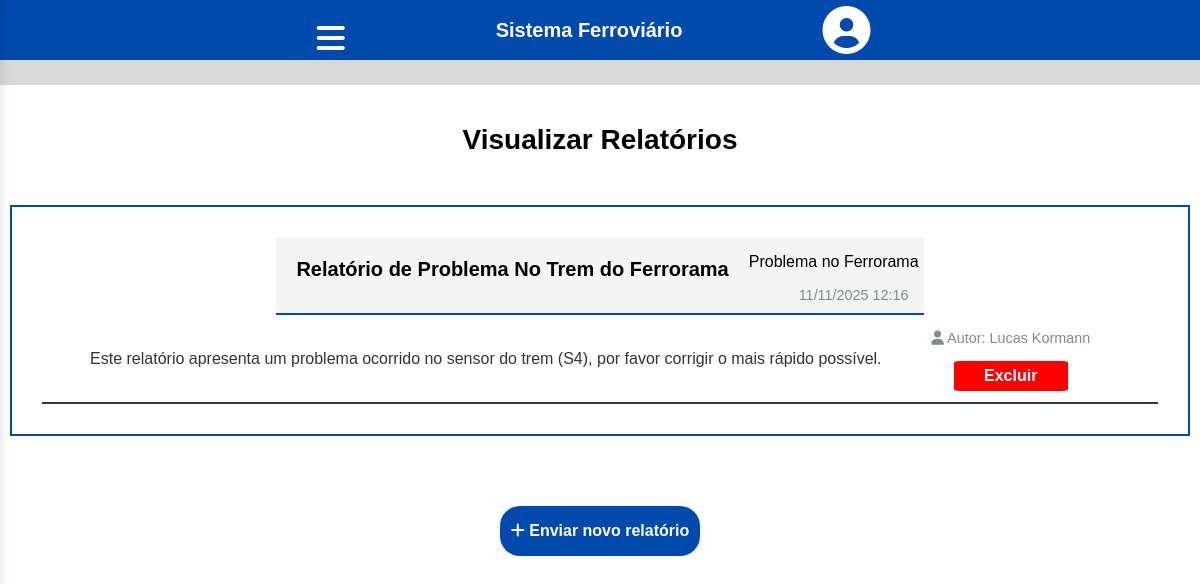
Screenshot of /visualizar_relatorios.php (signed in) with the database file from the repository.
### tables this page shows
CREATE TABLE relatorios(
  id_relatorio INT NOT NULL PRIMARY KEY AUTO_INCREMENT,
  nome_relatorio VARCHAR(255) NOT NULL,
  conteudo_relatorio TEXT NOT NULL,
  tipo_relatorio ENUM('bug_sistema', 'problema_ferrorama') NOT NULL DEFAULT 'problema_ferrorama',
  data_relatorio TIMESTAMP DEFAULT CURRENT_TIMESTAMP,
  autor_relatorio INT NOT NULL,
  FOREIGN KEY (autor_relatorio) REFERENCES usuarios(id_usuario)
);

CREATE TABLE usuarios(
  id_usuario INT NOT NULL PRIMARY KEY AUTO_INCREMENT,
  nome_funcionario VARCHAR(120) NOT NULL,
  nome_usuario VARCHAR(120) NOT NULL,
  email_usuario VARCHAR(255) NOT NULL UNIQUE,
  data_nascimento DATE NOT NULL,
  senha_usuario VARCHAR(255) NOT NULL,
  telefone_usuario VARCHAR(15) NOT NULL,
  cpf_usuario VARCHAR(14) NOT NULL UNIQUE,
  administrador BOOLEAN NOT NULL DEFAULT FALSE,
  cep_usuario VARCHAR (9) NOT NULL,
  logradouro_usuario VARCHAR(255) NOT NULL,
  bairro_usuario VARCHAR(255) NOT NULL,
  cidade_usuario VARCHAR(255) NOT NULL,
  uf_usuario VARCHAR(255) NOT NULL,
  foto_perfil VARCHAR(255) DEFAULT 'default.jpg'
);

### public/visualizar_relatorios.php (the view, shortened to what this page needs)
   <?php
        include("../includes/painel_completo.php");
        include("../includes/conexao.php");
        try {
    $sql_relatorios = "SELECT r.*, u.nome_funcionario
                       FROM relatorios r
                       INNER JOIN usuarios u ON r.autor_relatorio = u.id_usuario
                       ORDER BY r.data_relatorio DESC";
    $stmt = $conn->prepare($sql_relatorios);
    $stmt->execute();
    $relatorios = $stmt->fetchAll(PDO::FETCH_ASSOC);
} catch (PDOException $e) {
    $msg = "Erro ao carregar relatórios: " . $e->getMessage();
    $relatorios = [];
}
    ?>
<!DOCTYPE html>
<html lang="en">
<head>
    <link rel="stylesheet" href="../css/style.css">
    <link rel="stylesheet" href="https://cdnjs.cloudflare.com/ajax/libs/font-awesome/6.0.0/css/all.min.css">
</head>
<body>
    <header>
        <div id="header">
            <button class="menu">
                <i class="fas fa-bars fa-2x" style="color: white;"></i>
            </button>
            <h3 class="titulo">Sistema Ferroviário </h3>
            <a class="perfil" href="../public/tela_usuario.php">
                <i class="fas fa-user-circle fa-3x" style="color: white;"></i>
            </a>
        </div>
    </header>
    <div class="espacamento"></div>
    <div class="dashboard">
        <h1>Visualizar Relatórios</h1>
    </div>
            <div class="relatorios-container">
            <?php if (!empty($relatorios)): ?>
    <?php foreach($relatorios as $relatorio): ?>
        <div class="relatorio-container">
            <div class="relatorio-header">
                <h3 style="color: black;"><?php echo htmlspecialchars($relatorio['nome_relatorio']); ?></h3>
                <div style="display: flex; flex-direction: column; align-items: flex-end;">
                    <span class="relatorio-tipo">
                        <?php
                        if ($relatorio['tipo_relatorio'] == 'bug_sistema') {
                            echo "<p class 'bug-sistema'>Bug do Sistema</p>";
                        } else {
                            echo "<p class 'problema-ferrorama'>Problema no Ferrorama</p>";
                        }
                        ?>
                    </span>
                    <span class="relatorio-date">
                        <?php echo date('d/m/Y H:i', strtotime($relatorio['data_relatorio'])); ?>
                    </span>
                </div>
            </div>
            <div class="relatorio-content">
                <p class="conteudo-relatorio"><?php echo nl2br(htmlspecialchars($relatorio['conteudo_relatorio'])); ?></p>
            </div>
            <div class="relatorio-footer">
                <span class="relatorio-author">
                    <i class="fas fa-user"></i>
                    Autor: <?php echo htmlspecialchars($relatorio['nome_funcionario']); ?>
                    <?php echo "<button class='delete' onclick=\"if(confirm('Tem certeza?')) window.location.href='deletar_relatorio.php?id=" . $relatorio['id_relatorio'] . "'\">Excluir</button>"; ?>
                </span>
            </div>
        </div>
    <?php endforeach; ?>
            <?php endif; ?>
        </div>
    <div class="container">
        <button type="button" onclick="window.location.href='enviar_relatorio.php'" class="btn">
            <i class="fas fa-plus"></i> Enviar novo relatório
        </button>
    </div>
</body>
</html>

### css/style.css (style rules this page uses)
body { margin: 0px; font-family: system-ui, -apple-system, BlinkMacSystemFont, 'Segoe UI', Roboto, Oxygen, Ubuntu, Cantarell, 'Open Sans', 'Helvetica Neue', sans-serif; }
h3 { font-size: 20px; color: white; text-align: center; border: 0px; margin: 0px; padding: 15px; }
.espacamento { background-color: #d9d9d9; height: 25px; }
h1 { font-size: 28px; text-align: center; }
.container { display: flex; flex-direction: row; justify-content: center; align-items: center; }
.btn { margin-top: 60px; text-align: center; background-color: #004aad; color: white; border: none; width: 200px; height: 50px; border-radius: 20px; }
#header { background-color: #004aad; height: 60px; margin: 0px; border: 0px; display: flex; text-align: center !important; align-items: center !important; justify-content: center !important; gap: 20px; }
.menu { background-color: transparent; border: #004aad; width: 50px !important; }
.perfil { background-color: transparent; border: #004aad; margin: 0px; margin-right: 2%; }
.titulo { padding-left: 10%; padding-right: 10%; text-align: center !important; align-items: center !important; justify-content: center !important; }
.dashboard { align-items: center; justify-content: center; background-color: white; }
button { background-color: #004aad; margin-top: 15px; font-weight: bold; color: rgb(255, 255, 255); border: none; border-radius: 5px; cursor: pointer; font-size: 16px; width: 100%; transition: background-color 0.3s ease; }
.relatorio-container { align-items: center !important; display: flex !important; flex-direction: row !important; flex-wrap: wrap !important; justify-content: center !important; margin: 30px !important; }
.dashboard { padding: 20px; }
.relatorios-container { max-width: 1200px; margin: 10px; border: #004AAD 2px solid; }
.relatorio-header { background-color: #f4f4f4; display: flex; justify-content: space-between; align-items: center; margin-bottom: 15px; border-bottom: 1px solid #eee; padding-bottom: 10px; border-bottom: #004AAD 2px solid; }
.relatorio-header h3 { margin: 5px; border: 5px; color:rgb(0, 0, 0); flex: 1; }
.relatorio-date { color: #7f8c8d; font-size: 0.9em; margin-right: 15px; }
.conteudo-relatorio { margin-left: 15px; }
.relatorio-content { margin-bottom: 15px; line-height: 1.6; color: #333; }
.relatorio-footer { display: flex; justify-content: space-between; align-items: center; font-size: 0.9em; color: #7f8c8d; margin-left: 15px; }
.relatorio-author { margin-bottom: 10px; }

### public/visualizar_relatorios.php (style rules this page uses)
body { font-family: Arial, sans-serif; background-color:rgb(255, 255, 255); margin: 0; padding: 0; }
.dashboard { padding: 20px; }
.relatorios-container { max-width: 1200px; margin: 10px; border: #004AAD 2px solid; }
.relatorio-container { border-bottom:rgb(52, 58, 66) 2px solid; }
.relatorio-header { background-color: #f4f4f4; display: flex; justify-content: space-between; align-items: center; margin-bottom: 15px; border-bottom: 1px solid #eee; padding-bottom: 10px; border-bottom: #004AAD 2px solid; }
.relatorio-header h3 { margin: 5px; border: 5px; color:rgb(0, 0, 0); flex: 1; }
.relatorio-date { color: #7f8c8d; font-size: 0.9em; margin-right: 15px; }
.conteudo-relatorio { margin-left: 15px; }
.relatorio-content { margin-bottom: 15px; line-height: 1.6; color: #333; }
.relatorio-footer { display: flex; justify-content: space-between; align-items: center; font-size: 0.9em; color: #7f8c8d; margin-left: 15px; }
.relatorio-author { margin-bottom: 10px; text-align: center; }
button { background: none; border: none; cursor: pointer; }
a { text-decoration: none; }
.delete { background-color: red; color: white; width: 50%; border-radius: 5%; height: 30px; }
.relatorio-tipo { margin-right: 5px }

### rows the page displays
relatorios: nome_relatorio "Relatório de Problema No Trem do Ferrorama", shows "Problema no Ferrorama", data_relatorio "11/11/2025 12:16", conteudo_relatorio "Este relatório apresenta um problema ocorrido no sensor do trem (S4), por favor corrigir o mais rápido possível.", autor_relatorio.nome_funcionario "Lucas Kormann"
